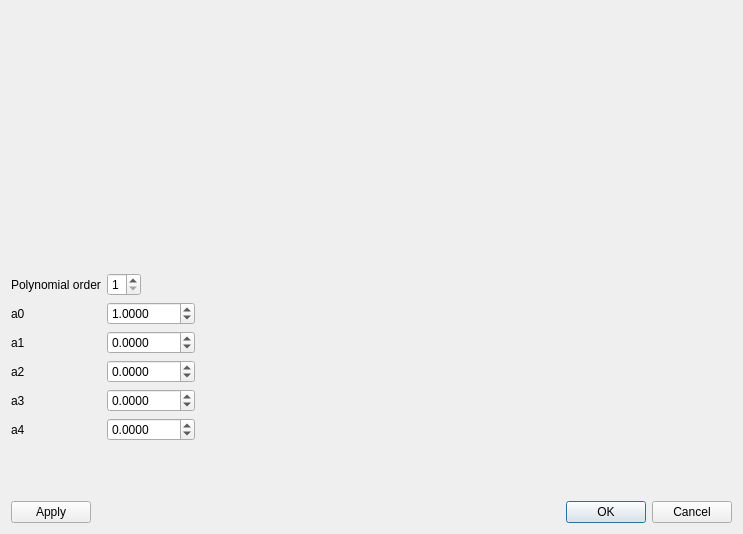
<?xml version="1.0" encoding="UTF-8"?>
<ui version="4.0">
 <class>PolynomialCorrectionDlg</class>
 <widget class="QDialog" name="PolynomialCorrectionDlg">
  <property name="geometry">
   <rect>
    <x>0</x>
    <y>0</y>
    <width>743</width>
    <height>534</height>
   </rect>
  </property>
  <property name="windowTitle">
   <string>Configure Polynomial intensity correction</string>
  </property>
  <layout class="QVBoxLayout" name="verticalLayout_2">
   <item>
    <layout class="QVBoxLayout" name="verticalLayout">
     <item>
      <layout class="QHBoxLayout" name="horizontalLayout">
       <item>
        <widget class="QtAddons::ImageViewerWidget" name="viewerOriginal" native="true">
         <property name="minimumSize">
          <size>
           <width>0</width>
           <height>256</height>
          </size>
         </property>
        </widget>
       </item>
       <item>
        <widget class="QtAddons::ImageViewerWidget" name="viewerProcessed" native="true"/>
       </item>
       <item>
        <widget class="QtAddons::ImageViewerWidget" name="viewerDifference" native="true"/>
       </item>
      </layout>
     </item>
     <item>
      <layout class="QHBoxLayout" name="horizontalLayout_2">
       <item>
        <layout class="QFormLayout" name="formLayout_2">
         <property name="fieldGrowthPolicy">
          <enum>QFormLayout::FieldsStayAtSizeHint</enum>
         </property>
         <item row="0" column="0">
          <widget class="QLabel" name="label">
           <property name="text">
            <string>Polynomial order</string>
           </property>
          </widget>
         </item>
         <item row="0" column="1">
          <widget class="QSpinBox" name="spinOrder">
           <property name="toolTip">
            <string>Sets the order of the correction polynomial</string>
           </property>
           <property name="minimum">
            <number>1</number>
           </property>
           <property name="maximum">
            <number>4</number>
           </property>
          </widget>
         </item>
         <item row="1" column="0">
          <widget class="QLabel" name="labelA0">
           <property name="text">
            <string>a0</string>
           </property>
          </widget>
         </item>
         <item row="1" column="1">
          <widget class="QDoubleSpinBox" name="spinA0">
           <property name="toolTip">
            <string>The bias term of the polynomial.</string>
           </property>
           <property name="decimals">
            <number>4</number>
           </property>
           <property name="minimum">
            <double>-1000.000000000000000</double>
           </property>
           <property name="maximum">
            <double>1000.000000000000000</double>
           </property>
           <property name="value">
            <double>1.000000000000000</double>
           </property>
          </widget>
         </item>
         <item row="2" column="0">
          <widget class="QLabel" name="labelA1">
           <property name="text">
            <string>a1</string>
           </property>
          </widget>
         </item>
         <item row="2" column="1">
          <widget class="QDoubleSpinBox" name="spinA1">
           <property name="toolTip">
            <string>Coefficient of the first order term</string>
           </property>
           <property name="decimals">
            <number>4</number>
           </property>
           <property name="minimum">
            <double>-1000.000000000000000</double>
           </property>
           <property name="maximum">
            <double>1000.000000000000000</double>
           </property>
          </widget>
         </item>
         <item row="3" column="0">
          <widget class="QLabel" name="labelA2">
           <property name="text">
            <string>a2</string>
           </property>
          </widget>
         </item>
         <item row="3" column="1">
          <widget class="QDoubleSpinBox" name="spinA2">
           <property name="toolTip">
            <string>Coefficient of the second order term</string>
           </property>
           <property name="decimals">
            <number>4</number>
           </property>
           <property name="minimum">
            <double>-1000.000000000000000</double>
           </property>
           <property name="maximum">
            <double>1000.000000000000000</double>
           </property>
          </widget>
         </item>
         <item row="4" column="0">
          <widget class="QLabel" name="labelA3">
           <property name="text">
            <string>a3</string>
           </property>
          </widget>
         </item>
         <item row="4" column="1">
          <widget class="QDoubleSpinBox" name="spinA3">
           <property name="toolTip">
            <string>Coefficient of the third order term</string>
           </property>
           <property name="decimals">
            <number>4</number>
           </property>
           <property name="minimum">
            <double>-1000.000000000000000</double>
           </property>
           <property name="maximum">
            <double>1000.000000000000000</double>
           </property>
          </widget>
         </item>
         <item row="5" column="0">
          <widget class="QLabel" name="labelA4">
           <property name="text">
            <string>a4</string>
           </property>
          </widget>
         </item>
         <item row="5" column="1">
          <widget class="QDoubleSpinBox" name="spinA4">
           <property name="toolTip">
            <string>Coefficient of the fourth order term</string>
           </property>
           <property name="decimals">
            <number>4</number>
           </property>
           <property name="minimum">
            <double>-1000.000000000000000</double>
           </property>
           <property name="maximum">
            <double>1000.000000000000000</double>
           </property>
          </widget>
         </item>
        </layout>
       </item>
       <item>
        <widget class="QtAddons::Plotter" name="plotCurve" native="true"/>
       </item>
      </layout>
     </item>
    </layout>
   </item>
   <item>
    <layout class="QHBoxLayout" name="horizontalLayout_3">
     <item>
      <widget class="QPushButton" name="button_apply">
       <property name="toolTip">
        <string>Test the current settings</string>
       </property>
       <property name="text">
        <string>Apply</string>
       </property>
      </widget>
     </item>
     <item>
      <widget class="QDialogButtonBox" name="buttonBox">
       <property name="sizePolicy">
        <sizepolicy hsizetype="Expanding" vsizetype="Maximum">
         <horstretch>0</horstretch>
         <verstretch>0</verstretch>
        </sizepolicy>
       </property>
       <property name="orientation">
        <enum>Qt::Horizontal</enum>
       </property>
       <property name="standardButtons">
        <set>QDialogButtonBox::Cancel|QDialogButtonBox::Ok</set>
       </property>
      </widget>
     </item>
    </layout>
   </item>
  </layout>
 </widget>
 <customwidgets>
  <customwidget>
   <class>QtAddons::ImageViewerWidget</class>
   <extends>QWidget</extends>
   <header location="global">imageviewerwidget.h</header>
   <container>1</container>
   <slots>
    <signal>levelsChanged(float,float)</signal>
   </slots>
  </customwidget>
  <customwidget>
   <class>QtAddons::Plotter</class>
   <extends>QWidget</extends>
   <header location="global">plotter.h</header>
   <container>1</container>
  </customwidget>
 </customwidgets>
 <resources/>
 <connections>
  <connection>
   <sender>buttonBox</sender>
   <signal>accepted()</signal>
   <receiver>PolynomialCorrectionDlg</receiver>
   <slot>accept()</slot>
   <hints>
    <hint type="sourcelabel">
     <x>248</x>
     <y>254</y>
    </hint>
    <hint type="destinationlabel">
     <x>157</x>
     <y>274</y>
    </hint>
   </hints>
  </connection>
  <connection>
   <sender>buttonBox</sender>
   <signal>rejected()</signal>
   <receiver>PolynomialCorrectionDlg</receiver>
   <slot>reject()</slot>
   <hints>
    <hint type="sourcelabel">
     <x>316</x>
     <y>260</y>
    </hint>
    <hint type="destinationlabel">
     <x>286</x>
     <y>274</y>
    </hint>
   </hints>
  </connection>
 </connections>
</ui>
